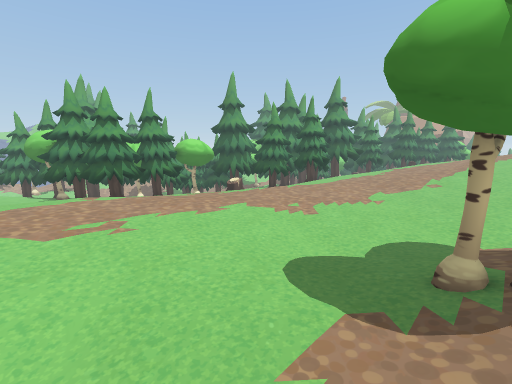
[1] (above)

24 first-person views from a walk through a 3-D level made in the Unity game engine. The camera is 1.2 m above the floor, tilts 10° down and sees 90° across. The floor is counted in squares, 0.5 m on a side. Each view is taken from the middle of a square. On the plan, view 1 faces up. The plan holds only what a view shows up to about 17 squares ahead; the rest is blank. The place goes on beyond the plan. Some animated figures are left out.

[2]
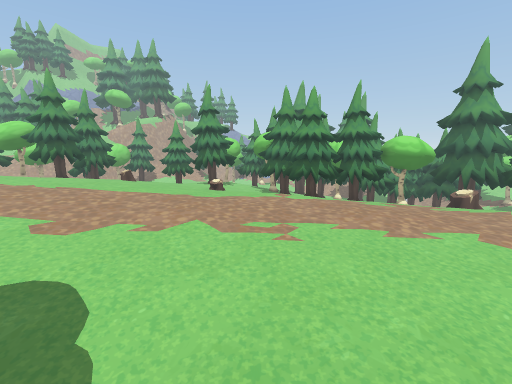

[3]
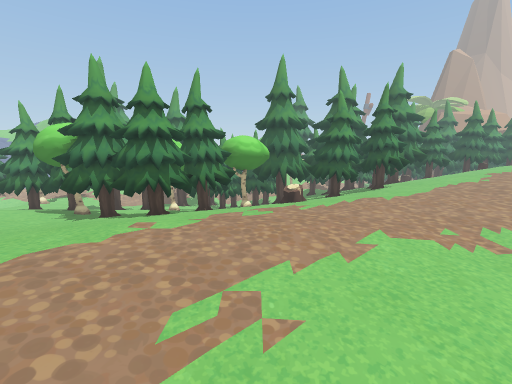

[4]
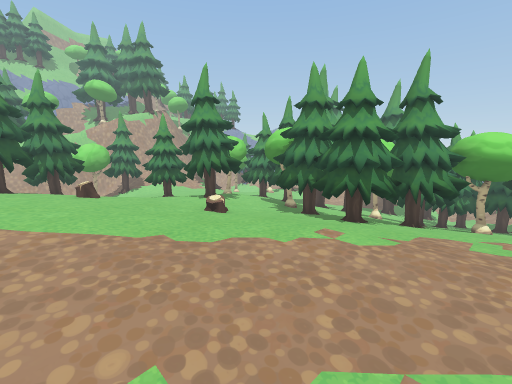

[5]
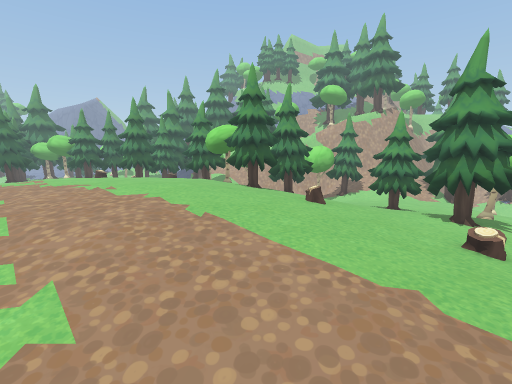

[6]
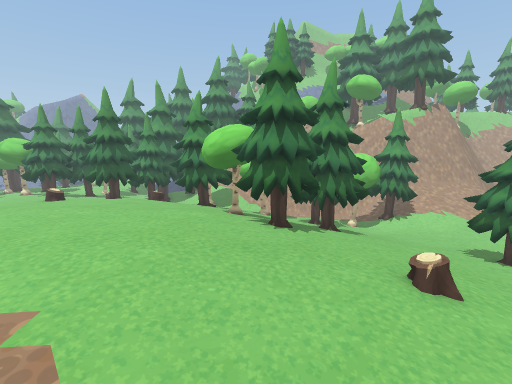

[7]
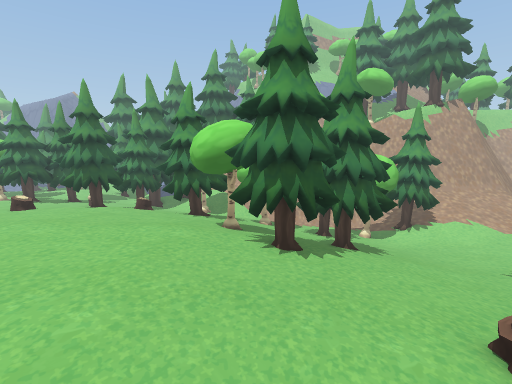

[8]
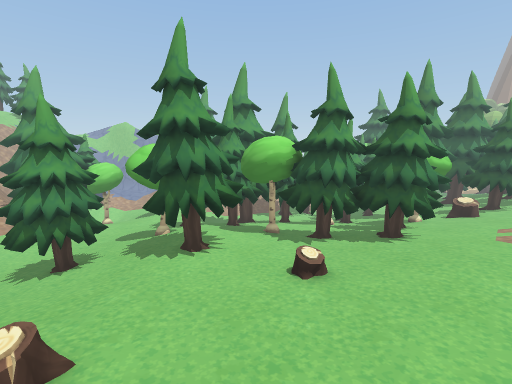

[9]
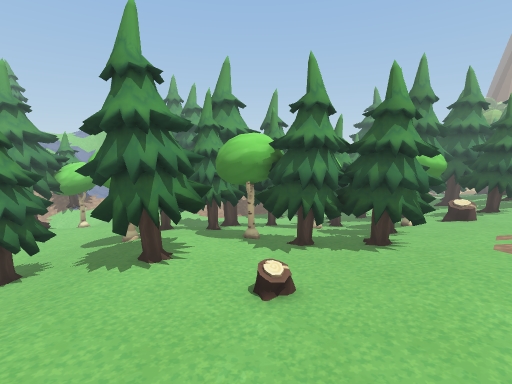

[10]
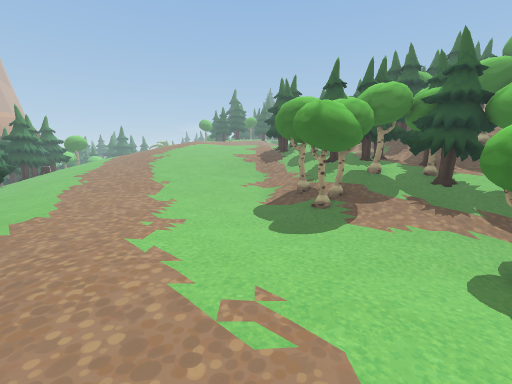

[11]
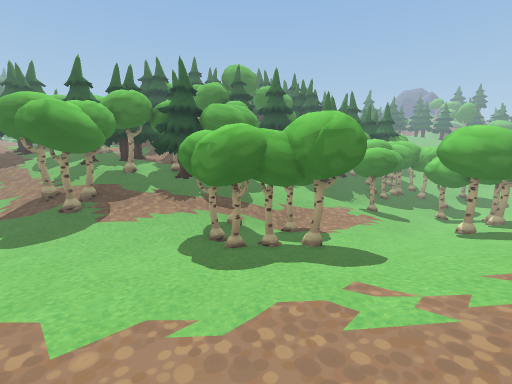

[12]
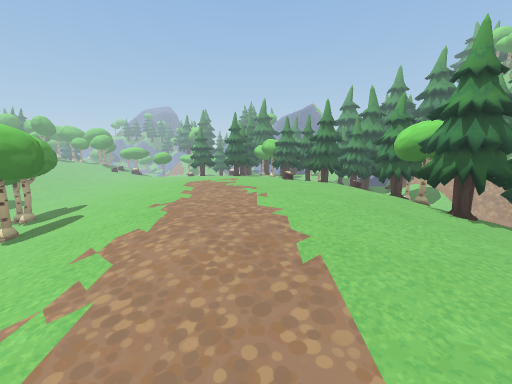

[13]
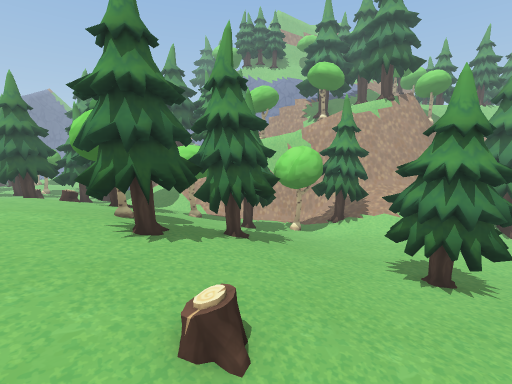

[14]
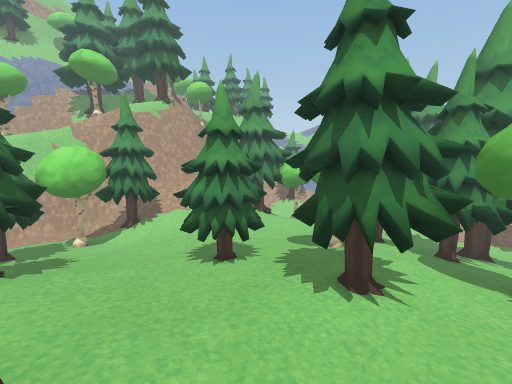

[15]
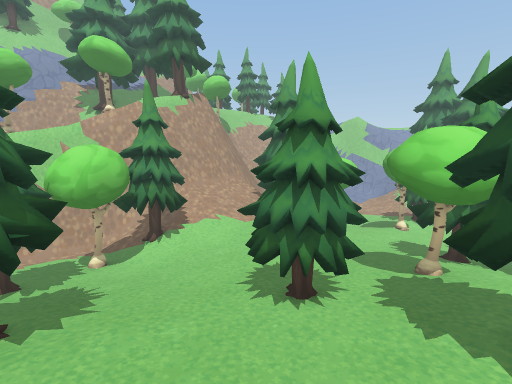

[16]
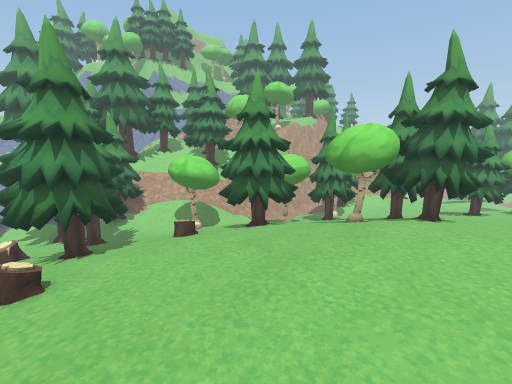

[17]
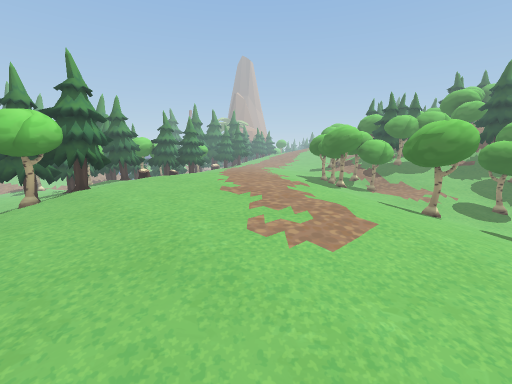

[18]
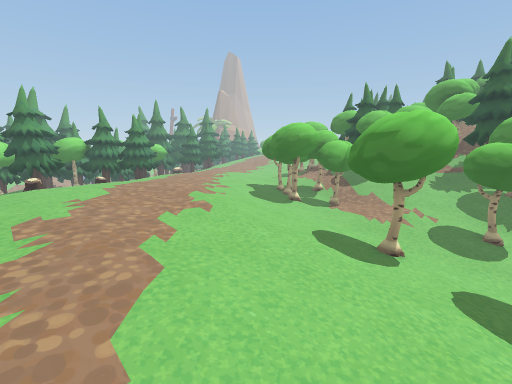

[19]
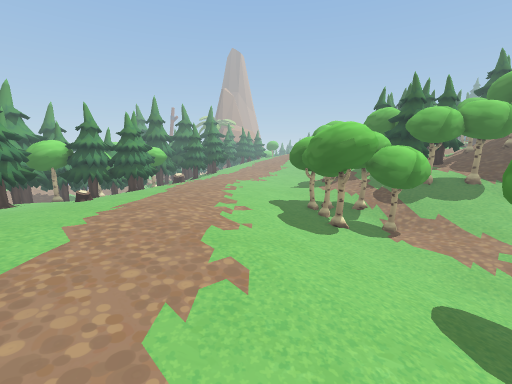

[20]
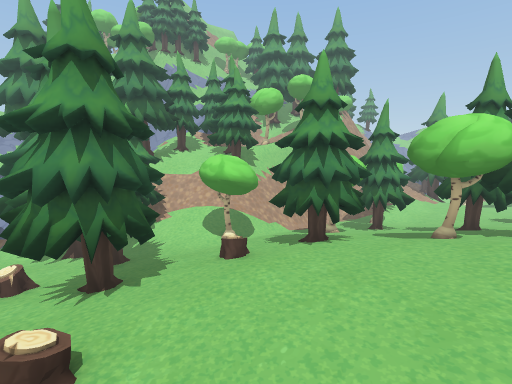

[21]
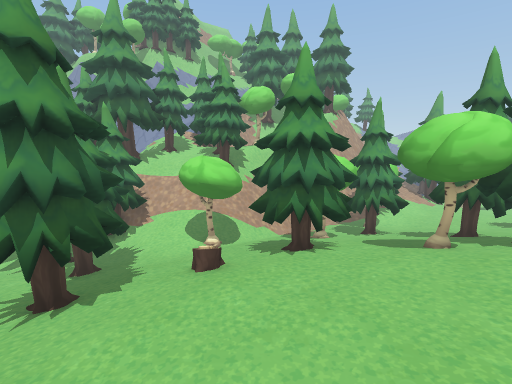

[22]
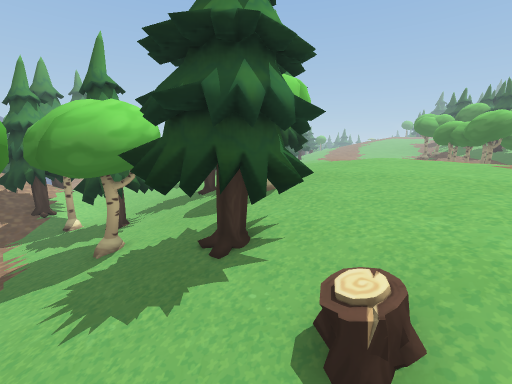

[23]
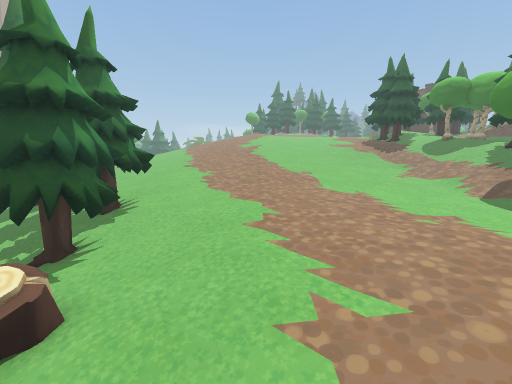

[24]
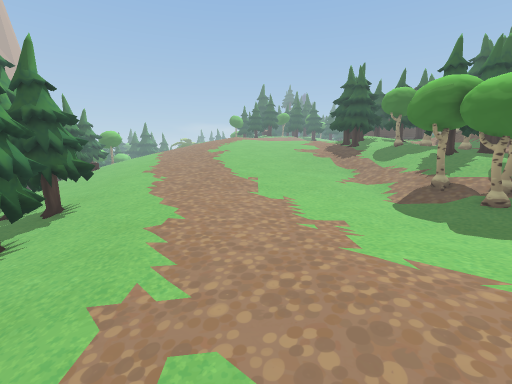

### Floor plan
Key: @ floor where view 1 was taken; # wall or solid block; x gap in a wall; . main floor; : floor 0.25 m higher than the main floor; - floor 0.25 m lower than the main floor; + floor 0.5 m higher than the main floor; _ floor 0.5 m lower than the main floor; < floor 0.75 m lower than the main floor; ( floor 1 m lower than the main floor; ! floor 1.25 m lower than the main floor; / step, stairs or slope; T thing the floor can be seen under or through; O other object.
Columns run from 31 left of view 1 to 12 right of it. Each row starts with its distance up from view 1.
 22     O ## (((   OOOOOO #OOO  OOOOO OOO ...:::
 21    OOOO#((((    OOOO ## O    <<OOOOOOO..::::
 20  /OOOOO(((( OOOOO <<<##   ### _OOO-OO..::::+
 19 :.-OO (((((<OOOOOO <<<<  ####//_---....::::+
 18 :.///   <<<<   OO    << OO##__----.....::::+
 17 :.///<< <<<  # _####   OOO_------......::::+
 16 :.///<<<<<< ###-###OOOO OO-----........:::++
 15  ///<<<<<<<_##OOO _OOOOOO-----.........::::+
 14   OO<<<<<< OOOOOO--OOOOOO--............::::+
 13  OOOO(<<< OOOOOOO------.................:::+
 12  OOOO(<<<_OOO-OOO----...................:::+
 11  !###(<<___------.//....................::::
 10  ( ##<<<__----...................-.......:::
  9  ( #OO<_O---...........::.......----.....:::
  8  ((OOO_ OO-.../....::::::.......-----.....::
  7  ((OOO_OOO..../::::::::::......-------....::
  6 /(  OO_OOOOO::::::::::::::......----.  /////
  5 /  ##_--OOOO:::::::::::::........-#### /////
  4 /####-- #OOO::::::::::::.........##### /////
  3 /<##OOx###O::++++++:::::....--...###    OO//
  2  <_OOO.###::++++++++:::...####....##   OOO #
  1 ##_OOOO.:::+++++++++:::...TTTT ..:: ## OO  #
  0 ##_OOOO::::++++++++:::...TTT   @/:OO## O
 -1 #_/-O..::::+++++++::::..TTTT   .:OOO##  O
 -2 __//...::::++++++::::..-TTTTT  .:#OO# OOO
 -3 O_///.:::::++++++:::///--TTTT -.###O OO
 -4 OOOO..::::::++++::::///--__TT -.###
 -5 OOOO..::::::+++:::::..--_____-//:##
 -6 OOOO..::::::::+:::...--_____--//:###
 -7 _OOO.O.:::::::::::..-TTT___---.../#
 -8  ---  .::::::::::...-TTT___---...//
 -9  ---....::::::::...--TT <____--///OO
-10 OO--.   .:::::::..---TT<<<###/-# OOO
-11 OO--.  . .........--_# <<<##   #  O

Positions as (right, up) in squares from view 1, and headings:
1: (0, 0), facing up
2: (0, 2), facing up-left
3: (-4, 4), facing up
4: (-4, 5), facing up-left
5: (-6, 5), facing left
6: (-12, 4), facing left
7: (-14, 4), facing left
8: (-14, 5), facing up
9: (-13, 6), facing up
10: (-8, 7), facing right
11: (-10, 6), facing down-right
12: (-9, 6), facing down-left
13: (-14, 8), facing left
14: (-14, 8), facing up-left
15: (-17, 8), facing up-left
16: (-19, -7), facing up-left
17: (-24, -11), facing up-right
18: (-18, -11), facing up-right
19: (-16, -7), facing up-right
20: (-22, -7), facing up-left
21: (-22, -6), facing up-left
22: (-30, -3), facing up-right
23: (-5, 16), facing right
24: (-6, 13), facing right
